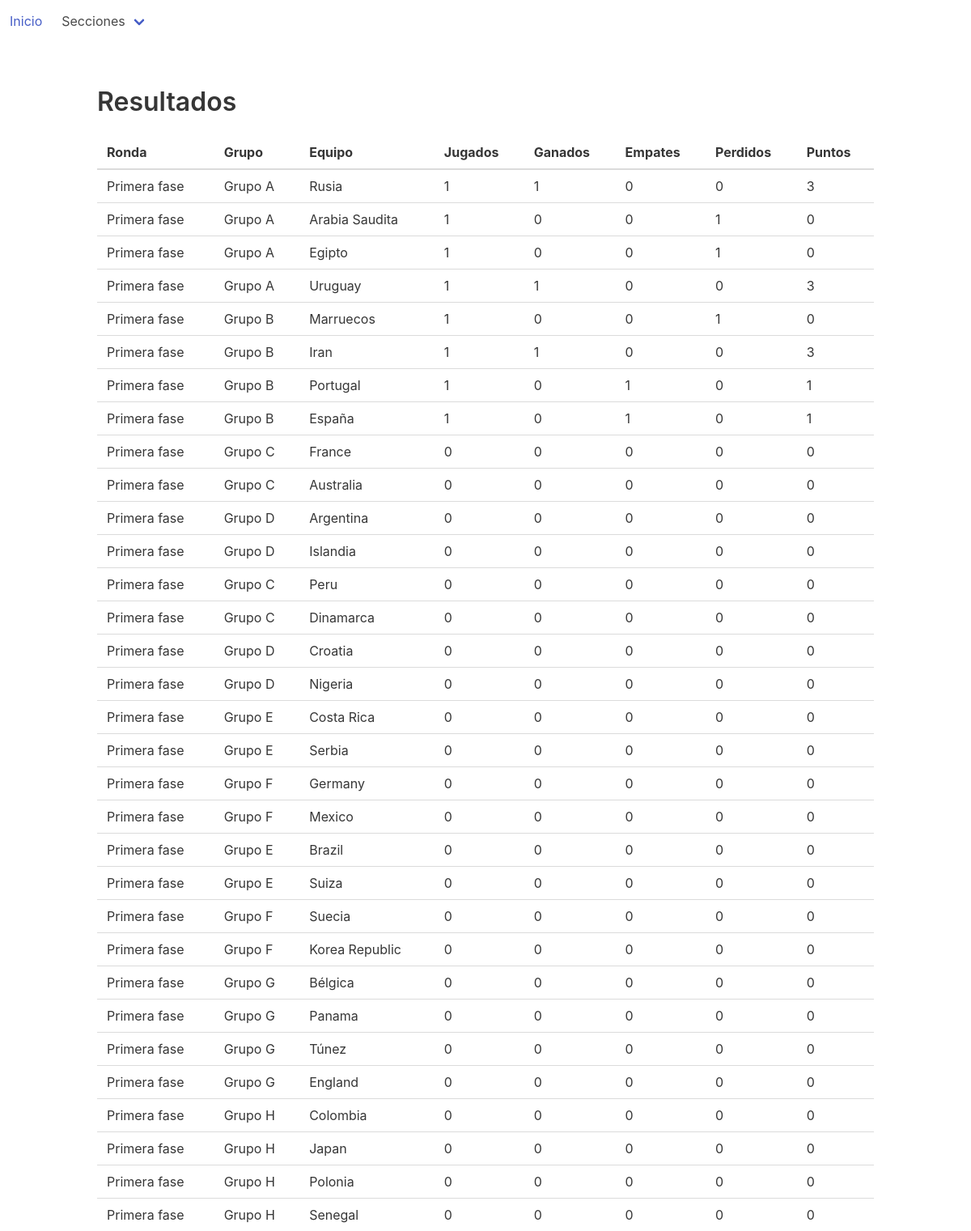
/dashboard/rounds, run on an earlier commit of the app's database.
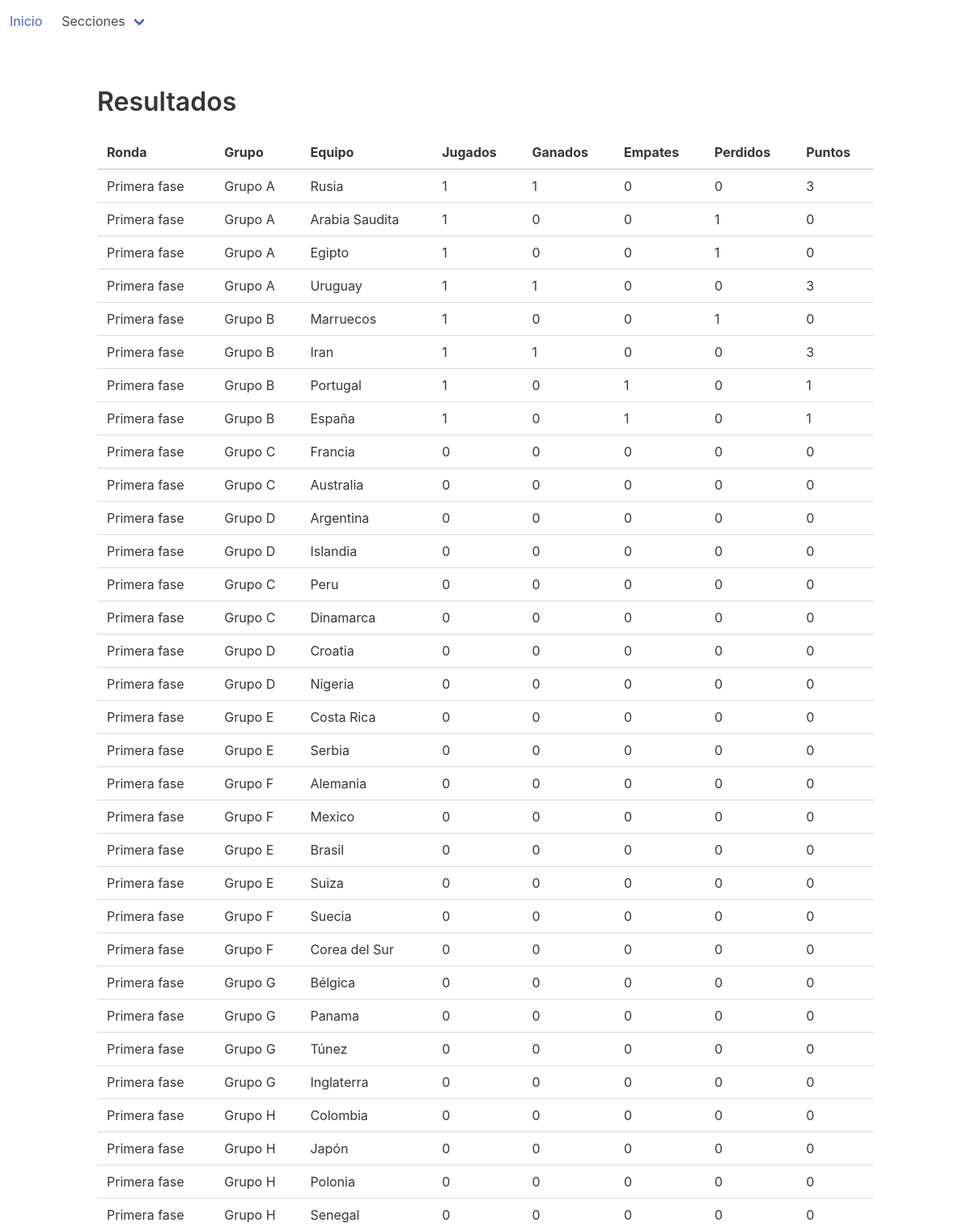
And on a later commit of the database.
### dashboard/models.py (models this page shows, shortened)
class Round(models.Model):
    GROUP_CHOICES = (
        ('A', 'Grupo A'),
        ('B', 'Grupo B'),
        ('C', 'Grupo C'),
        ('D', 'Grupo D'),
        ('E', 'Grupo E'),
        ('F', 'Grupo F'),
        ('G', 'Grupo G'),
        ('H', 'Grupo H'),
    )
    ROUND_CHOICES = (
        ('1', 'Primera fase'),
        ('2', 'Octavos'),
        ('3', 'Cuarto'),
        ('4', 'Semifinales'),
        ('5', 'Tercer lugar'),
        ('6', 'Finales'),
    )
    group = models.CharField(choices=GROUP_CHOICES, max_length=1, null=True)
    stage = models.CharField(choices=ROUND_CHOICES, max_length=1, default='1')
    played_matches = models.IntegerField(default=0)
    won = models.IntegerField(default=0)
    draw = models.IntegerField(default=0)
    lose = models.IntegerField(default=0)
    points = models.IntegerField(default=0)
    team = models.ForeignKey('Team', on_delete=models.DO_NOTHING)

class Team(models.Model):
    name = models.CharField(max_length=32)
    code = models.CharField(max_length=32)
    cups = models.IntegerField(default=0)
    finals = models.IntegerField(default=0)
    semifinals = models.IntegerField(default=0)
    class Meta:
        ordering = ["name"]
    def __str__(self):
        return self.name

### dashboard/views.py (the view)
class RoundListView(ListView):
    model = Round

### templates/dashboard/round_list.html (shortened to what this page needs)
{% extends 'base.html' %}
{% block content %}
    <h1 class="title">Resultados</h1>
    <table class="table">
        <thead>
        <tr>
            <th>Ronda</th>
            <th>Grupo</th>
            <th>Equipo</th>
            <th>Jugados</th>
            <th>Ganados</th>
            <th>Empates</th>
            <th>Perdidos</th>
            <th>Puntos</th>
        </tr>
        </thead>
        <tbody>
        {% for round in round_list %}
            <tr>
                <td>{{ round.get_stage_display }}</td>
                <td>{{ round.get_group_display }}</td>
                <td>{{ round.team }}</td>
                <td>{{ round.played_matches }}</td>
                <td>{{ round.won }}</td>
                <td>{{ round.draw }}</td>
                <td>{{ round.lose }}</td>
                <td>{{ round.points }}</td>
            </tr>
        {% endfor %}
        </tbody>
    </table>
{% endblock %}

What changed in the data, as far as the page shows it:
changed through a linked row, Round: team "France" → "Francia"
changed through a linked row, Round: team "Germany" → "Alemania"
changed through a linked row, Round: team "Brazil" → "Brasil"
changed through a linked row, Round: team "Korea Republic" → "Corea del Sur"
changed through a linked row, Round: team "England" → "Inglaterra"
changed through a linked row, Round: team "Japan" → "Japón"
